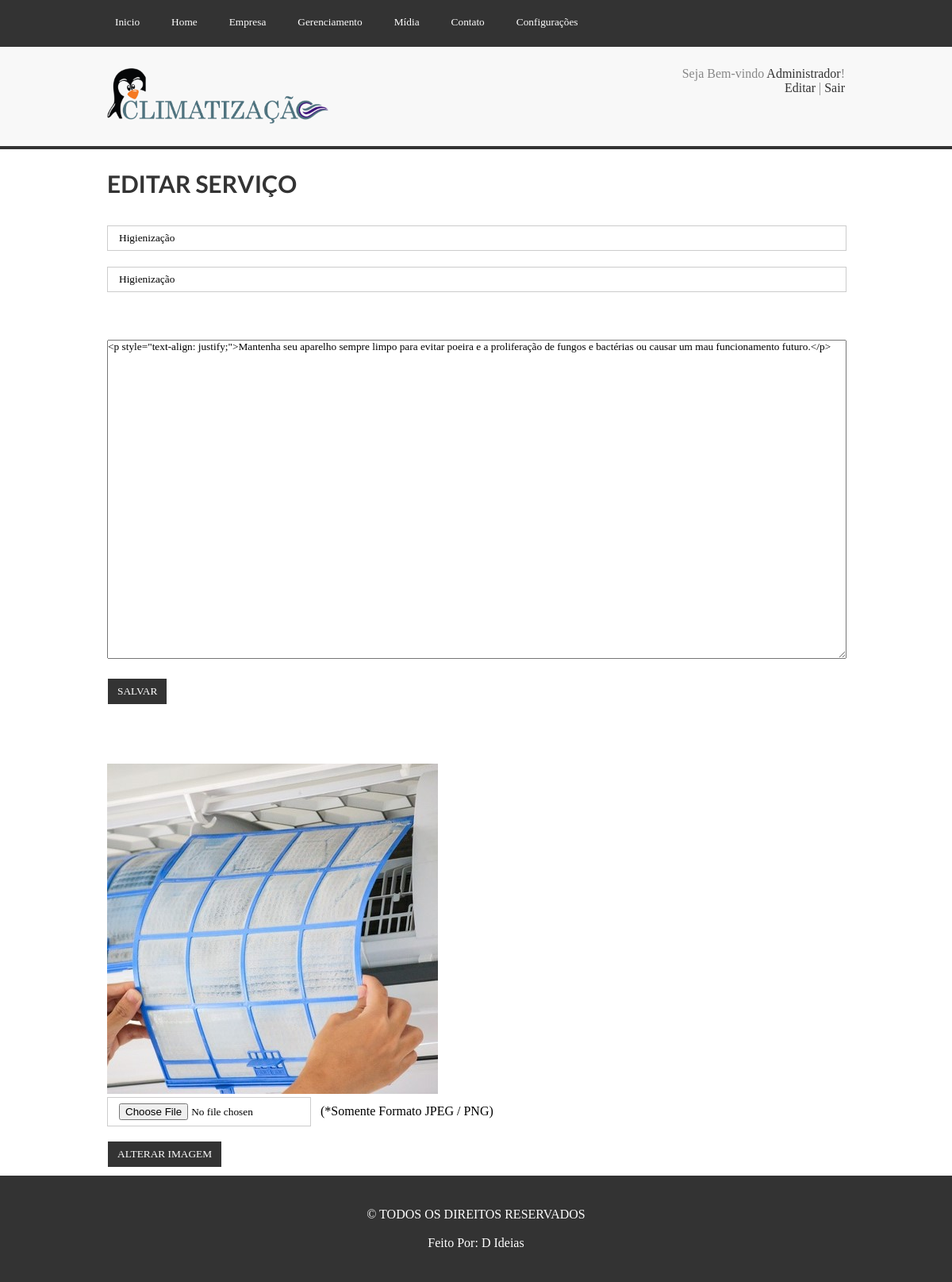
Screenshot of /cms/gerenciamento.php?m=10&codid=36 (signed in) with the database file from the repository.
### tables this page shows
CREATE TABLE `usuarios` (
  `id_us` int(11) NOT NULL,
  `nome_us` varchar(60) NOT NULL,
  `usuario_us` varchar(32) NOT NULL,
  `email_us` varchar(80) NOT NULL,
  `senha_us` char(40) NOT NULL
);

CREATE TABLE `servicos` (
  `id_se` int(11) NOT NULL,
  `id_ca` int(11) NOT NULL,
  `titulo_se` varchar(120) NOT NULL,
  `subtitulo_se` varchar(120) NOT NULL,
  `imagem_se` varchar(50) NOT NULL,
  `conteudo_se` mediumtext NOT NULL,
  `data_se` timestamp NOT NULL DEFAULT current_timestamp(),
  `destaque_se` tinyint(1) NOT NULL DEFAULT 0
);

### cms/php/class/usuario.class.php (called while the page is built, shortened)
<?php
	class Usuario
	{
		function CarregarDados($conn, $id){
			$select = mysqli_query($conn, "SELECT * FROM usuarios WHERE id_us=$id");
			if(mysqli_num_rows($select)==1){
				$dados = mysqli_fetch_assoc($select);
				$this->nome = $dados['nome_us'];
			}else{
				return false;
			}
		}
	}
?>

### cms/includes/editar-servico.php (the view, shortened to what this page needs)
<section class="Centro CentroConteudo">
		<h2 class="TituloPagina">Editar Serviço</h2>
		<form name="editserv" method="post" onsubmit="return EditarServico(this);" enctype="multipart/form-data" action="">
			<div class="Linha">
				<input type="text" name="titulo" placeholder="Titulo:" class="Campo inputemp" value="<?php echo $Dados->titulo_se;?>"/>
			</div>
			<div class="Linha">
				<input type="text" name="subtitulo" placeholder="Titulo:" class="Campo inputemp" value="<?php echo $Dados->subtitulo_se;?>"/>
			</div>
			<div class="Linha">
			</div>
			<div class="Linha">
			</div>
			<div class="Linha">
				<textarea name="conteudo" class="tiny"><?php echo str_replace('&#39;', "'", str_replace('&#34;', '"', $Dados->conteudo_se));?></textarea>
			</div>
			<div class="Linha">
				<input type="submit" value="Salvar" class="Btn"/><br/>
				<p class="Resp">&nbsp;<?php include_once('php/cadastrar-servico.php');?></p>
			</div>
		</form>
		<br/><br/>
		<div class="Linha">
			<img src="imagens/faixas/<?php echo $Dados->imagem_se;?>" class="Imgfx"/><br/>
			<form name="editimg" method="post" onsubmit="return ValidarImagem(this)" enctype="multipart/form-data" action="">
				<input type="file" name="imagem" class="Campo" accept=""/>&nbsp;&nbsp;&nbsp;<label class="smallinfo">(*Somente Formato JPEG / PNG)</label><br/><br/>
				<input type="submit" value="Alterar Imagem" class="Btn"/>
			</form>
		</div>
</section>

### cms/includes/topo.php (shortened to what this page needs)
<?php
	include_once('php/class/usuario.class.php');
	$Usuario = new Usuario;
	$Usuario->CarregarDados($conn, $_SESSION['id']);
?>
		<nav>
			<section class="Centro">
				<ul class="ListaMenu">
					<li>
						<a href="index.php">
							<button class="BtnMenu">Inicio</button>
						</a>
					</li>
					<li>
						<a href="#"><button class="BtnMenu">Home</button></a>
					</li>
					<li>
						<a href="empresa.php?m=1"><button class="BtnMenu">Empresa</button></a>
					</li>
					<li>
						<a href="#"><button class="BtnMenu">Gerenciamento</button></a>
					</li>
					<li>
						<a href="#"><button class="BtnMenu">Mídia</button></a>
					</li>
					<li>
						<a href="contato.php?m=1"><button class="BtnMenu">Contato</button></a>
					</li>
					<li>
						<a href="#"><button class="BtnMenu">Configurações</button></a>
					</li>
				</ul>
				<div class="esp"></div>
			</section>
		</nav>
		<header>
			<section class="Centro">
				<a href="../index.php">
					<img src="../imagens/logo1.png" alt="" class="Logo"/>
				</a>
				<div class="TopoSair">
					Seja Bem-vindo <a href="config.php?m=3"><?php echo $Usuario->nome;?></a>!<br/>
					<a href="config.php?m=3">Editar</a> | <a href="php/sair.php">Sair</a>
				</div>
				<div class="esp"></div>
			</section>
		</header>

### cms/css/style.css (style rules this page uses)
* { padding: 0; margin: 0; font-family: "Century Gothic"; outline: none; }
.esp { width: 100%; height: 1px; clear: both; }
header { width: 100%; height: auto; padding: 25px 0; background: #f8f8f8; border-top: 2px solid #333; border-bottom: 4px solid #333; }
.Centro { width: 930px; height: auto; margin: auto; position: relative; }
.Logo { width: auto; max-width: 30%; float: left; height: auto; max-height: 130px; }
.TopoSair { width: 30%; height: auto; float: right; text-align: right; font-size: 16px; color: #888; }
.TopoSair a { font-size: 16px; color: #333; text-decoration: none; }
nav { background: #333; width: 100%; height: auto; }
.ListaMenu { list-style: none; }
.ListaMenu li { float: left; margin-right: 20px; text-align: left; position: relative; }
.ListaMenu li a { text-decoration: none; color: #fff; }
.BtnMenu { padding: 20px 10px; border: 0; background: #333; color: #fff; cursor: pointer; transition: 0.5s; }
.CentroConteudo { min-height: 400px; }
.TituloPagina { font-family: LatoBold; font-weight: 100; color: #333; text-transform: uppercase; padding: 25px 0; font-size: 30px; }
.Linha { width: 100%; height: auto; padding: 10px 0; }
.tiny { width: 100%; height: 400px; }
.Campo { padding: 7px 14px; border: 1px solid #ccc; outline: none; transition:0.5s; }
.inputemp { width: 97%; }
.Btn { padding: 8px 12px; text-transform: uppercase; color: #fff; background: #333; border: 1px solid #fff; transition: 0.5s; cursor: pointer; }
.Imgfx, .ImgDest { max-width: 450px; max-height: 450px; }

### rows the page displays
usuarios: nome_us "Administrador"
servicos: titulo "Higienização", subtitulo "Higienização", conteudo "<p style=\"text-align: justify;\">Mantenha seu aparelho sempre limpo para evitar poeira e a proliferação de fungos e bactérias ou causar um mau funcionamento futuro.</p>", imagem_se (picture)
